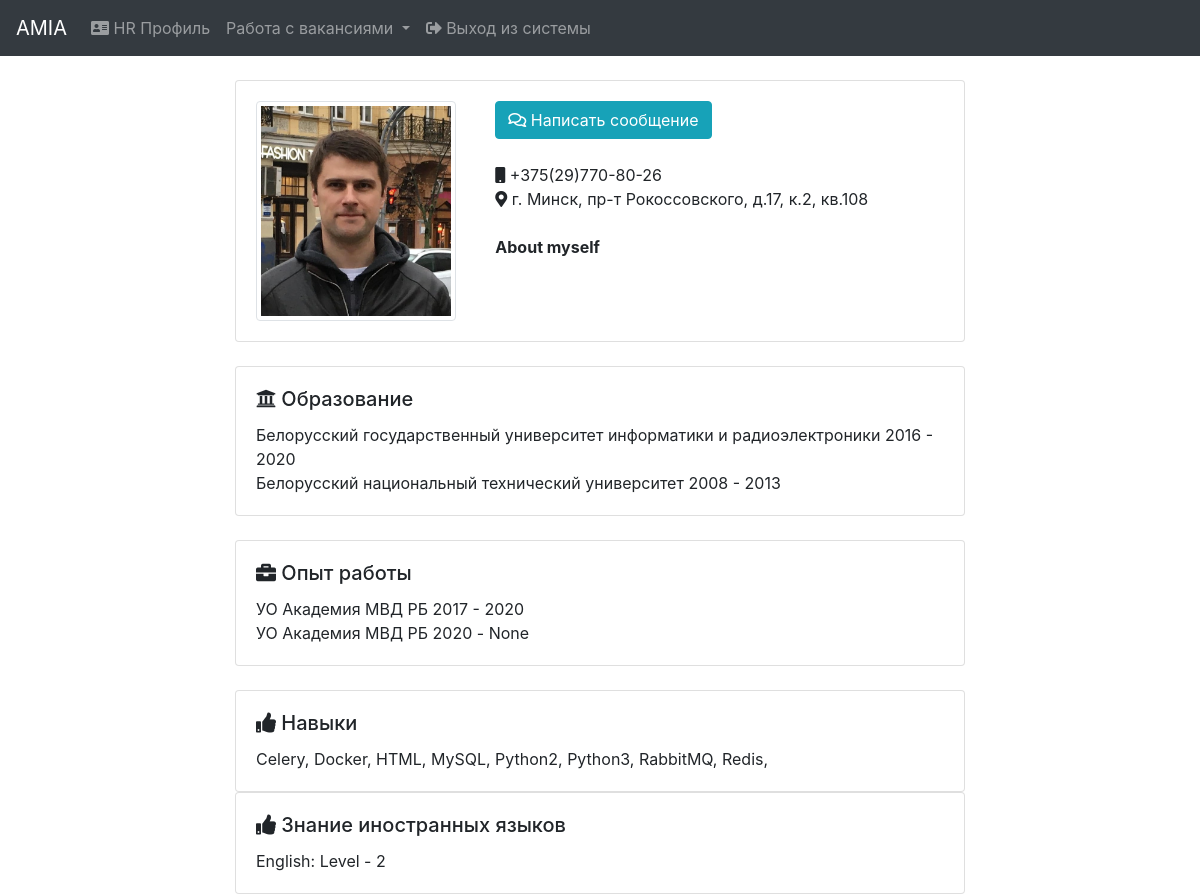
/profiles/1/ (signed in), run on an earlier commit of the app's database.
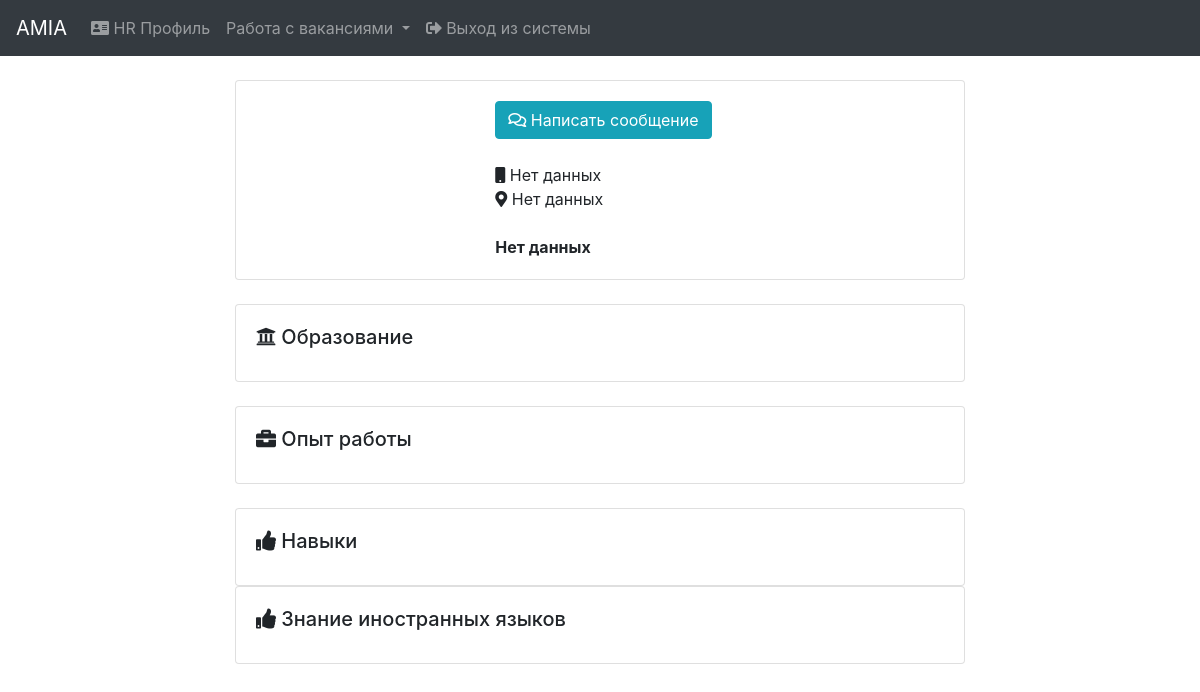
And on a later commit of the database.
### social_profile/models.py (models this page shows, shortened)
class SocialProfile(models.Model):
    user = models.OneToOneField(User, on_delete=models.CASCADE)
    last_name = models.CharField(max_length=100, verbose_name="Last name")
    first_name = models.CharField(max_length=100, verbose_name="First name")
    patronymic = models.CharField(max_length=100, verbose_name="Patronymic", blank=True, null=True)
    email = models.EmailField(verbose_name="E-mail")
    date_of_birth = models.DateField(verbose_name="Date_of_birth", blank=True, null=True)
    status = models.IntegerField(verbose_name="Status", default=1)
    date_added = models.DateTimeField(verbose_name="Date_added", auto_now_add=True)
    profile_img = models.ImageField(verbose_name="Profile_img", blank=True, null=True, upload_to='profile')
    about_myself = models.TextField(verbose_name="About_myself", blank=True, null=True)
    contact_information_phone = models.CharField(max_length=255, verbose_name="Phone", blank=True, null=True)
    contact_information_address = models.CharField(max_length=255, verbose_name="Address", blank=True, null=True)
    education = models.ManyToManyField(EducationalInstitution, verbose_name="Education", through="EducationWithInfo")
    work_experience = models.ManyToManyField(WorkExperience, verbose_name="Work experience")
    interests = models.ManyToManyField(Interest, verbose_name="Interests", blank=True)
    skills = models.ManyToManyField(Skill, verbose_name="Skills", blank=True)
    languages = models.ManyToManyField(Language, verbose_name="Language", through='LanguageWithLevel')
    class Meta:
        ordering = ('last_name',)
        verbose_name = 'Social profile'
        verbose_name_plural = 'Social profiles'

class EducationWithInfo(models.Model):
    education = models.ForeignKey(EducationalInstitution, on_delete=models.CASCADE)
    profile = models.ForeignKey(SocialProfile, on_delete=models.CASCADE)
    year_of_entrance = models.IntegerField(verbose_name="Year of entrance")
    year_of_graduating = models.IntegerField(verbose_name="Year of graduating", blank=True, null=True)

class EducationalInstitution(models.Model):
    institutional_name = models.CharField(max_length=255, verbose_name="Institutional name")
    def __str__(self):
        return self.institutional_name
    class Meta:
        ordering = ('institutional_name',)
        verbose_name = 'Education'
        verbose_name_plural = 'Educations'

class WorkExperience(models.Model):
    company_name = models.CharField(max_length=255, verbose_name="Company name")
    position = models.CharField(max_length=255, verbose_name="Position")
    duty = models.TextField(verbose_name="Duty", blank=True, null=True)
    year_start = models.IntegerField(verbose_name="Start year")
    year_end = models.IntegerField(verbose_name="End year", blank=True, null=True)
    class Meta:
        ordering = ('position',)
        verbose_name = 'Work experience'
        verbose_name_plural = 'Work experience'

class Skill(models.Model):
    skill_name = models.CharField(max_length=255, verbose_name="Skill")
    def __str__(self):
        return self.skill_name
    class Meta:
        ordering = ('skill_name',)
        verbose_name = 'Skill'
        verbose_name_plural = 'Skills'

class LanguageWithLevel(models.Model):
    language = models.ForeignKey(Language, on_delete=models.CASCADE)
    profile = models.ForeignKey(SocialProfile, on_delete=models.CASCADE)
    level = models.ForeignKey(LanguageLevel, on_delete=models.CASCADE)

class Language(models.Model):
    language_name = models.CharField(max_length=100, verbose_name="Language_name")
    def __str__(self):
        return self.language_name
    class Meta:
        ordering = ('language_name',)
        verbose_name = 'Language'
        verbose_name_plural = 'Languages'

class LanguageLevel(models.Model):
    LEVELS = (
        (1, 'Beginner'),
        (2, 'Pre-Intermediate'),
        (3, 'Intermediate'),
        (4, 'Upper-Intermediate'),
        (5, 'Advanced'),
        (6, 'Proficiency'),
    )
    language_level = models.IntegerField(verbose_name="language_level", choices=LEVELS)
    def __str__(self):
        return str(self.language_level)
    class Meta:
        ordering = ('language_level',)
        verbose_name = 'Language level'
        verbose_name_plural = 'Language levels'

### social_profile/views.py (the view, shortened to what this page needs)
# urls.py: path('<profile_id>/', views.ProfileView.as_view(), name='profile_data'),
class ProfileView(LoginRequiredMixin, View):
    def get(self, request, profile_id):
        profile_data = get_object_or_404(SocialProfile, pk=profile_id)
        return render(request, 'social_profile/profile.html', {
            'profile': profile_data
        })

### context_processors/models_context.py (called while the page is built)
def models_context(request):
    return {'educational': EducationalInstitution.objects.all(),
            'language_levels': LanguageLevel.objects.all(),
            'languages': Language.objects.all(),
            'specialties': Specialty.objects.all(),
            'skills': Skill.objects.all(),
            'interests': Interest.objects.all(),
            }

### social_profile/templates/social_profile/profile.html (shortened to what this page needs)
{% extends "base.html" %}
{% load static %}
{% block content %}
    {% if request.user.is_staff %}
        {% include 'hr/navbar_hr.html' %}
    {% else %}
        {% include "social_profile/navbar.html" %}
    {% endif %}
    <br>
    <div class="container">
        <div class="row">
            <div class="col-sm-2"></div>
            <div class="col-sm-8">
                <div class="card">
                    <div class="card-body">
                        <div class="row">
                            <div class="col-sm-4">
                                {% if profile.profile_img %}
                                    <img src="{{ profile.profile_img.url }}" alt="profile_image" class="img-thumbnail" width="200">
                                {% endif %}
                            </div>
                            <div class="col-sm-8">
                                <button type="button" class="btn btn-info"><i class="far fa-comments"></i> Написать сообщение</button><br><br>
                                <div>
                                    <i class="fas fa-mobile"></i> {{ profile.contact_information_phone|default:"Нет данных" }}<br>
                                    <i class="fas fa-map-marker-alt"></i> {{ profile.contact_information_address|default:"Нет данных" }}<br><br>
                                    <b>{{ profile.about_myself|default:"Нет данных" }}</b>
                                </div>
                            </div>
                        </div>
                    </div>
                </div>
                <br>
                <div class="card">
                    <div class="card-body">
                        <h5 class="card-title"><i class="fas fa-university"></i> Образование</h5>
                        {% for education in profile.educationwithinfo_set.all %}
                            {{ education.education }} {{ education.year_of_entrance }} - {{ education.year_of_graduating }}<br>
                        {% endfor %}
                    </div>
                </div>
                <br>
                <div class="card">
                    <div class="card-body">
                        <h5 class="card-title"><i class="fas fa-briefcase"></i> Опыт работы</h5>
                        {% for w_e in profile.work_experience.all %}
                            {{ w_e.company_name }} {{ w_e.year_start }} - {{ w_e.year_end }}<br>
                        {% endfor %}
                    </div>
                </div>
                <br>
                <div class="card">
                    <div class="card-body">
                        <h5 class="card-title"><i class="fas fa-thumbs-up"></i> Навыки</h5>
                        {% for skill in profile.skills.all %}
                            {{ skill }},
                        {% endfor %}
                    </div>
                </div>
                <div class="card">
                    <div class="card-body">
                        <h5 class="card-title"><i class="fas fa-thumbs-up"></i> Знание иностранных языков</h5>
                        {% for lang in profile.languagewithlevel_set.all %}
                            {{ lang.language }}: Level - {{ lang.level }}
                        {% endfor %}
                    </div>
                </div>
            </div>
            <div class="col-sm-2"></div>
        </div>
    </div>
{% endblock %}

What changed in the data, as far as the page shows it:
removed EducationWithInfo: education "Белорусский государственный университет информатики и радиоэлектроники", year_of_entrance "2016", year_of_graduating "2020"
removed EducationWithInfo: education "Белорусский национальный технический университет", year_of_entrance "2008", year_of_graduating "2013"
no longer on this page (row edited): WorkExperience: company_name "УО Академия МВД РБ", year_start "2017", year_end "2020"
no longer on this page (row edited): WorkExperience: company_name "УО Академия МВД РБ", year_start "2020", year_end "None"
removed Skill: skill_name "Celery"
no longer on this page (row unchanged): Skill: skill_name "Docker"
no longer on this page (row edited): Skill: skill_name "HTML"
no longer on this page (row unchanged): Skill: skill_name "MySQL"
no longer on this page (row edited): Skill: skill_name "Python2"
no longer on this page (row edited): Skill: skill_name "Python3"
removed Skill: skill_name "RabbitMQ"
no longer on this page (row edited): Skill: skill_name "Redis"
no longer on this page (row edited): LanguageWithLevel: language "English", level "2"
changed SocialProfile: contact_information_phone "+375(29)770-80-26" → "Нет данных"; contact_information_address "г. Минск, пр-т Рокоссовского, д.17, к.2, кв.108" → "Нет данных"; about_myself "About myself" → "Нет данных"; profile_img: picture removed
